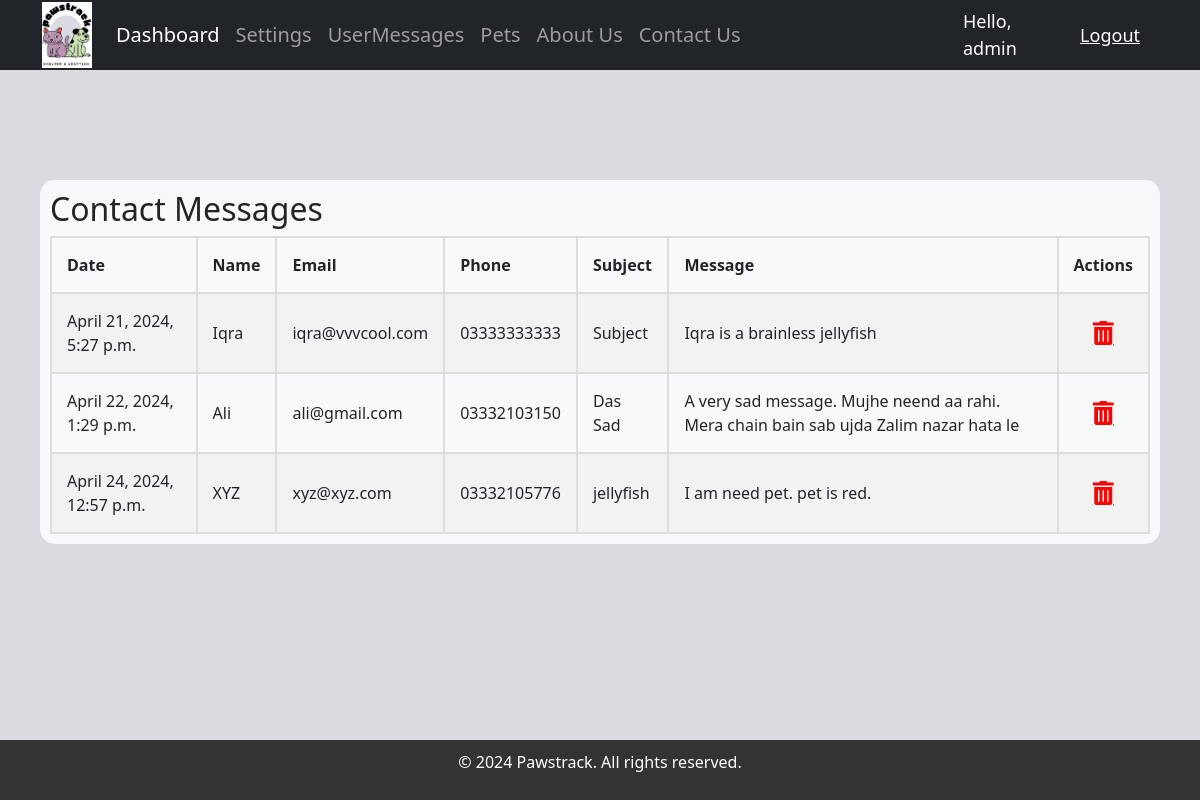
/messages/ (signed in), run on the app's committed database.
### accounts/models.py (models this page shows, shortened)
class ContactMessage(models.Model):
	name = models.CharField(max_length=200, null=False)
	email = models.CharField(max_length=200, null=False)
	subject = models.CharField(max_length=200, null=False)
	message = models.TextField(null=False)
	date_created = models.DateTimeField(auto_now_add=True, null=True)
	phone = models.CharField(max_length=200, null=True)

### accounts/views.py (the view)
# urls.py: path('messages/', views.viewMessages, name='messages'),
@login_required(login_url='login')
def viewMessages(request):
	messages = ContactMessage.objects.all()
	context = {'messages': messages}
	return render(request, 'accounts/messages.html', context)

### accounts/templates/accounts/messages.html (shortened to what this page needs)
{% extends 'accounts/main.html' %}
{% load static %}
{% block content %}
    <div class="container">
        <div class="section-container">
            <h2>Contact Messages</h2>
            <table>
                <tr>
                    <th>Date</th>
                    <th>Name</th>
                    <th>Email</th>
                    <th>Phone</th>
                    <th>Subject</th>
                    <th>Message</th>
                    <th>Actions</th>
                </tr>
                {% for message in messages %}
                <tr>
                    <td>{{ message.date_created }}</td>
                    <td>{{ message.name }}</td>
                    <td>{{ message.email }}</td>
                    <td>{{ message.phone }}</td>
                    <td>{{ message.subject }}</td>
                    <td>{{ message.message }}</td>
                    <td>
                        <a href="{% url 'message_delete' message.id %}" class="delete-link"><i class="fas fa-trash-alt delete-icon" style="color:red;"></i></a>
                    </td>
                </tr>
                {% endfor %}
            </table>
        </div>
    </div>
{% endblock %}

### accounts/templates/accounts/navbar.html (shortened to what this page needs)
{% load static %}
<nav class="navbar navbar-expand-lg navbar-dark bg-dark">
  <div class="container-fluid">
    <a class="navbar-brand" href="{% url 'home' %}">
      <img width="50" src="{% static 'images/PAWS.png' %}">
    </a>
    <div class="collapse navbar-collapse" id="navbarNav">
      <ul class="navbar-nav">
        {% if request.user.is_staff %}
        <li class="nav-item">
          <a class="nav-link active" aria-current="page" href="{% url 'home' %}">Dashboard</a>
          <li class="nav-item">
            <a class="nav-link" href="{% url 'account' %}">Settings</a>
          </li>
          <li class="nav-item">
            <a class="nav-link" href="{% url 'messages' %}">UserMessages</a>
          </li>
          <li class="nav-item">
            <a href="{% url 'pet_list' %}" class="nav-link">Pets</a>
          </li>
        </li>
        {% endif %}
        <li class="nav-item">
          <a class="nav-link" href="{% url 'about' %}">About Us</a>
        </li>
        <li class="nav-item">
          <a class="nav-link" href="{% url 'contact' %}">Contact Us</a>
        </li>
      </ul>
    </div>
  </div>
  <span class="hello-msg">Hello, {{request.user}}</span>
  <span><a class="hello-msg" href="{% url 'logout' %}">Logout</a></span>
</nav>

### static/css/main.css (style rules this page uses)
body { background-color: #dbdce2; }

### accounts/templates/accounts/navbar.html (style rules this page uses)
.hello-msg { font-size: 18px; color: #fff; margin-right: 30px; }
.navbar { width: 100%; height: 70px; top: 0; display: flex; justify-content: space-between; align-items: center; font-size: 20px; padding: 0 30px; }

### accounts/templates/accounts/messages.html (style rules this page uses)
body { margin: 0; padding: 0; }
.container { display: flex; justify-content: space-between; margin: 0 auto; width: 100%; padding: 10px; margin-top: 100px; margin-bottom: 10px; }
.section-container { width: 100%; padding: 10px; background-color: #f8f9fa; border-radius: 15px; }
.delete-icon { font-size: 24px; text-align: center; display: block; color: red; }
table { width: 100%; max-width: 100%; border-collapse: collapse; }
table, th, td { border: 2px solid #ddd; padding: 15px; word-wrap: break-word; overflow-wrap: break-word; }
table tr:nth-child(even) { background-color: #f2f2f2; }

### data on the page
ContactMessage: date_created "April 21, 2024, 5:27 p.m.", name "Iqra", email "iqra@vvvcool.com", phone "03333333333", subject "Subject", message "Iqra is a brainless jellyfish"
ContactMessage: date_created "April 22, 2024, 1:29 p.m.", name "Ali", email "ali@gmail.com", phone "03332103150", subject "Das Sad", message "A very sad message. Mujhe neend aa rahi. Mera chain bain sab ujda Zalim nazar hata le"
ContactMessage: date_created "April 24, 2024, 12:57 p.m.", name "XYZ", email "xyz@xyz.com", phone "03332105776", subject "jellyfish", message "I am need pet. pet is red."

### other printed values
{{ request.user }} "admin"
